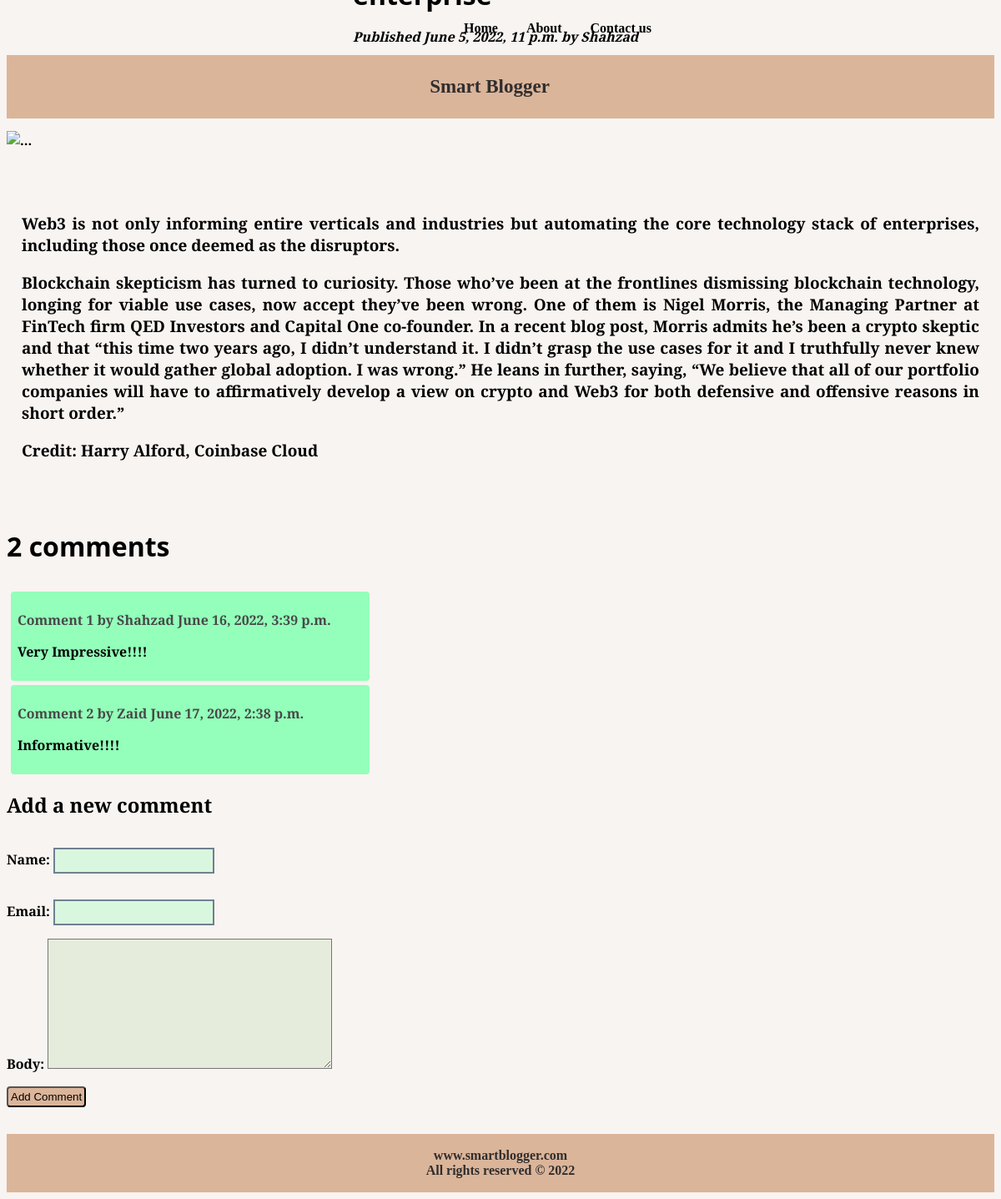
Page /2022/6/5/how-the-web3-stack-will-automate-the-enterprise/ on the committed database.
### blog/models.py (models this page shows, shortened)
class Post(models.Model):
    STATUS_CHOICES = (('draft', 'Draft'), ('published', 'Published'),)
    title = models.CharField(max_length=250)
    slug = models.SlugField(max_length=250, unique_for_date='publish')
    author = models.ForeignKey(
        User, on_delete=models.CASCADE, related_name='blog_posts')
    body = models.TextField()
    imageURL=models.CharField(max_length=500)
    publish = models.DateTimeField(default=timezone.now)
    created = models.DateTimeField(auto_now_add=True)
    updated = models.DateTimeField(auto_now=True)
    status = models.CharField(max_length=10, choices=STATUS_CHOICES, default='draft')
    objects = models.Manager()
    published = PublishedManager()
    class Meta:
        ordering = ('-publish',)

class Comment(models.Model):
    post = models.ForeignKey(Post,
                             on_delete=models.CASCADE,
                             related_name='comments')
    name = models.CharField(max_length=80)
    email = models.EmailField()
    body = models.TextField()
    created = models.DateTimeField(auto_now_add=True)
    updated = models.DateTimeField(auto_now=True)
    active = models.BooleanField(default=True)
    class Meta:
        ordering = ('created',)

### blog/views.py (the view)
# urls.py: path('<int:year>/<int:month>/<int:day>/<slug:post>/',views.post_details, name='post_details'),
def post_details(request,	year,	month,	day,	post):
    post = get_object_or_404(Post, slug=post,
                             status='published',
                             publish__year=year,
                             publish__month=month,
                             publish__day=day)
    comments = post.comments.filter(active=True)
    new_comment = None
    if request.method == 'POST':
        comment_form = CommentForm(data=request.POST)
        if comment_form.is_valid():
            new_comment = comment_form.save(commit=False)
            new_comment.post = post
            new_comment.save()
    else:
        comment_form = CommentForm()
    return render(request,
                  'blog/post/details.html',
                  {'post':	post,
                   'comments':	comments,
                   'new_comment':	new_comment,
                   'comment_form':	comment_form})

### blog/forms.py
class CommentForm(forms.ModelForm):
    class Meta:
        model = Comment
        fields = ('name', 'email', 'body')

### blog/templates/blog/post/details.html (shortened to what this page needs)
{% extends "blog/base.html" %}
{% block content %}
{% load static %}
<div style="border-radius: 2px 70px 70px 2px;">
<div class="detailImg">
<img src="{{post.imageURL}}" width="400" height="305" alt="...">
</div>
<h1 style="font-family:'Segoe UI', Tahoma, Geneva, Verdana, sans-serif; margin:18px;margin-left:415px;margin-top: -250px;">{{ post.title }}</h1>
<p class="date" style="margin-top:-16px;font-style:italic;margin-bottom: 96px; margin:18px;margin-left:415px;margin-bottom: 200px">
	Published {{ post.publish }} by {{ post.author }}
</p>
<div style="font-size: 19px;text-align: justify; margin:18px;margin-bottom: 80px; margin-top: 80px;">
	{{ post.body|linebreaks }}
</div>
<div class="comment-section">
	{% with comments.count as total_comments %}
	<h2
		style="margin-bottom:33px;font-size: 32px;font-family: 'Segoe UI', Tahoma, Geneva, Verdana, sans-serif;">
		{{ total_comments }} comment{{ total_comments|pluralize }}
	</h2>
	{% endwith %}
	{% for comment in comments %}
	<div class="comment"
		style=" margin:5px;display: block; width: 35%;border-radius: 4px;padding: 8px; background-color: rgb(147 255 186);">
		<p class="info" style="color: rgb(72 72 72); font-weight: bold; margin-top: 15px;">
			Comment {{ forloop.counter }} by {{ comment.name }}
			{{ comment.created }}
		</p>
		{{ comment.body|linebreaks }}
	</div>
</div>
{% empty %}
<p>There are no comments yet.</p>
{% endfor %}
{% if new_comment %}
<h2>Your comment has been added.</h2>
{% else %}
<h2>Add a new comment</h2>
<form name="form1" action="." method="post" autocomplete="off">
	{{ comment_form.as_p }}
	<p><input class="addcom" type="submit" value="Add Comment"></p>
</form>
{% endif %}
</div>
{% endblock %}

### blog/templates/blog/base.html (shortened to what this page needs)
<!DOCTYPE html>
<html lang="en">
<head>
</head>
<body>
    <header>
        <nav class="navbar">
            <ul>
                <li>
                <li><a href='blog/about'>About</a></li>
                <li><a href="blog/contact">Contact us</a></li>
            </ul>
        </nav>
    </header>
    <div class="secondary-header">
            <h1 style="color: rgb(48, 46, 46);font-size:23px;font-family:Calibri;margin-right:26px;padding: 25px ;text-align: center;">Smart Blogger</h1>
    </div>
    <div id="content">
        {% block content %}
        {% endblock %}
    <footer>
        <div class="footer">
            <p>www.smartblogger.com</p>
            <p>All rights reserved &copy; 2022</p>
        </div>
    </footer>
</body>
</html>

### blog/templates/blog/base.html (style rules this page uses)
body { font-weight: bold; font-family: 'Spectral', serif; background-color:rgb(248, 244, 241); }
h1 { margin-top: 0; font-family: 'Courgette', cursive; }
.navbar { margin-top: -8px; padding: 1px; }
.navbar li { float: left; list-style: none; margin: 5px 7px; }
.navbar ul { padding-left: 530px; overflow: auto; position: relative; }
.navbar li a { font-family: "calibri"; text-decoration: none; border-radius: 5px; color: black; padding: 5px; margin: 5px; }
.secondary-header { background-color: rgb(219, 181, 154); }
.footer { background-color: rgb(219, 181, 154); margin-top: 32px; color: rgb(48, 46, 46); text-align: center; font-family: Calibri; font-weight: bold; padding: 17px; }
.footer p { margin: auto; }
.addcom { color: black; background-color: rgb(219, 181, 154); padding: 3px; border-radius: 4px; }
.detailImg { margin-top: 10px; }
#id_name, #id_email { padding: 6px; background-color:#d9f7de; margin-top: 15px; border:2px solid slategrey; }
#id_body { background-color:rgb(230, 236, 219); }

### rows in the picture
Post: publish "June 5, 2022, 11 p.m.", author "Shahzad", body "Web3 is not only informing entire verticals and industries but automating the core technology stack of enterprises, including those once deemed as the disruptors. Blockchain skepticism has turned to curiosity. Those who’ve been at the frontlines dismissing blockchain technology, longing for viable use cases, now accept they’ve been wrong. One of them is Nigel Morris, the Managing Partner at FinTech firm QED Investors and Capital One co-founder. In a recent blog post, Morris admits he’s been a crypto skeptic and that “this time two years ago, I didn’t understand it. I didn’t grasp the use cases for it and I truthfully never knew whether it would gather global adoption. I was wrong.” He leans…"
Comment: name "Shahzad", created "June 16, 2022, 3:39 p.m.", body "Very Impressive!!!!"
Comment: name "Zaid", created "June 17, 2022, 2:38 p.m.", body "Informative!!!!"

### other values in the picture
{{ total_comments }} "2"
